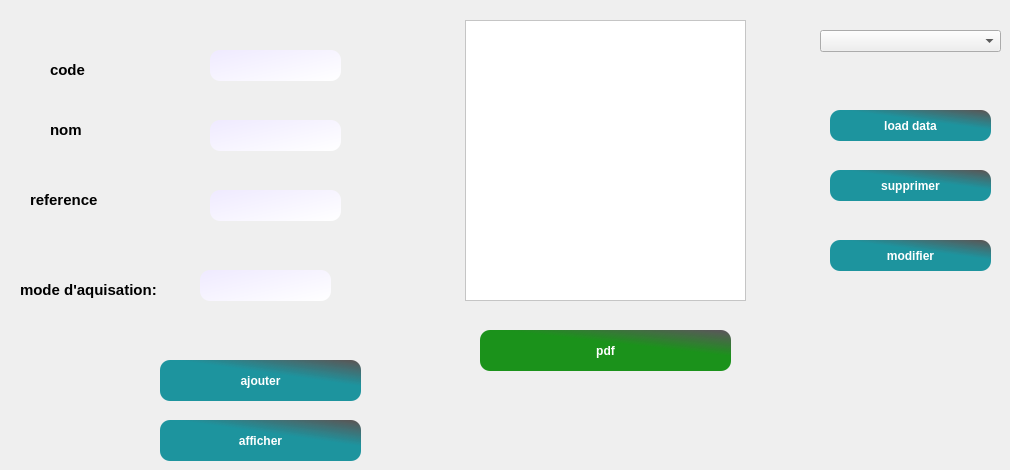
      <widget class="QWidget" name="tab_10">
       <attribute name="title">
        <string>machine</string>
       </attribute>
       <widget class="QLineEdit" name="hadilcode1_2">
        <property name="geometry">
         <rect>
          <x>210</x>
          <y>50</y>
          <width>131</width>
          <height>31</height>
         </rect>
        </property>
        <property name="styleSheet">
         <string notr="true">border-radius: 10px;
background-color: qlineargradient(spread:pad, x1:0, y1:0, x2:1, y2:1, stop:0 rgba(239, 234, 255, 255), stop:1 rgba(255, 255, 255, 255));
</string>
        </property>
       </widget>
       <widget class="QLineEdit" name="hadilnom">
        <property name="geometry">
         <rect>
          <x>210</x>
          <y>120</y>
          <width>131</width>
          <height>31</height>
         </rect>
        </property>
        <property name="styleSheet">
         <string notr="true">border-radius: 10px;
background-color: qlineargradient(spread:pad, x1:0, y1:0, x2:1, y2:1, stop:0 rgba(239, 234, 255, 255), stop:1 rgba(255, 255, 255, 255));
</string>
        </property>
       </widget>
       <widget class="QLineEdit" name="hadilmode">
        <property name="geometry">
         <rect>
          <x>200</x>
          <y>270</y>
          <width>131</width>
          <height>31</height>
         </rect>
        </property>
        <property name="styleSheet">
         <string notr="true">border-radius: 10px;
background-color: qlineargradient(spread:pad, x1:0, y1:0, x2:1, y2:1, stop:0 rgba(239, 234, 255, 255), stop:1 rgba(255, 255, 255, 255));
</string>
        </property>
       </widget>
       <widget class="QLabel" name="label_56">
        <property name="geometry">
         <rect>
          <x>50</x>
          <y>60</y>
          <width>47</width>
          <height>21</height>
         </rect>
        </property>
        <property name="font">
         <font>
          <family>Tahoma</family>
          <weight>75</weight>
          <bold>true</bold>
         </font>
        </property>
        <property name="text">
         <string>&lt;html&gt;&lt;head/&gt;&lt;body&gt;&lt;p&gt;&lt;span style=&quot; font-size:11pt;&quot;&gt;code&lt;/span&gt;&lt;/p&gt;&lt;/body&gt;&lt;/html&gt;</string>
        </property>
       </widget>
       <widget class="QLabel" name="label_57">
        <property name="geometry">
         <rect>
          <x>50</x>
          <y>120</y>
          <width>47</width>
          <height>21</height>
         </rect>
        </property>
        <property name="font">
         <font>
          <family>Tahoma</family>
          <weight>75</weight>
          <bold>true</bold>
         </font>
        </property>
        <property name="text">
         <string>&lt;html&gt;&lt;head/&gt;&lt;body&gt;&lt;p&gt;&lt;span style=&quot; font-size:11pt;&quot;&gt;nom&lt;/span&gt;&lt;/p&gt;&lt;/body&gt;&lt;/html&gt;</string>
        </property>
       </widget>
       <widget class="QLabel" name="label_58">
        <property name="geometry">
         <rect>
          <x>30</x>
          <y>190</y>
          <width>121</width>
          <height>20</height>
         </rect>
        </property>
        <property name="font">
         <font>
          <family>Tahoma</family>
          <weight>75</weight>
          <bold>true</bold>
         </font>
        </property>
        <property name="text">
         <string>&lt;html&gt;&lt;head/&gt;&lt;body&gt;&lt;p&gt;&lt;span style=&quot; font-size:11pt;&quot;&gt;reference&lt;/span&gt;&lt;/p&gt;&lt;/body&gt;&lt;/html&gt;</string>
        </property>
       </widget>
       <widget class="QLabel" name="label_59">
        <property name="geometry">
         <rect>
          <x>20</x>
          <y>270</y>
          <width>181</width>
          <height>41</height>
         </rect>
        </property>
        <property name="font">
         <font>
          <family>Tahoma</family>
          <weight>75</weight>
          <bold>true</bold>
         </font>
        </property>
        <property name="text">
         <string>&lt;html&gt;&lt;head/&gt;&lt;body&gt;&lt;p&gt;&lt;span style=&quot; font-size:11pt;&quot;&gt;mode d'aquisation:&lt;/span&gt;&lt;/p&gt;&lt;/body&gt;&lt;/html&gt;</string>
        </property>
       </widget>
       <widget class="QPushButton" name="hadilajouter">
        <property name="geometry">
         <rect>
          <x>160</x>
          <y>360</y>
          <width>201</width>
          <height>41</height>
         </rect>
        </property>
        <property name="font">
         <font>
          <family>Tahoma</family>
          <weight>75</weight>
          <bold>true</bold>
         </font>
        </property>
        <property name="styleSheet">
         <string notr="true">QPushButton
{
  
  border-radius: 10px;

background-color: qlineargradient(spread:pad, x1:0.613065, y1:0.511, x2:0.969, y2:0, stop:0.18593 rgba(2, 136, 148, 226), stop:0.959799 rgba(0, 0, 0, 161));
	
color:rgb(255, 255, 255);

}

QPushButton:hover,QPushButton:hover
{
    border: 4px solid QLinearGradient( x1: 2, y1: 2, x2: 2, y2: 3, stop: 0 #08E8DE , stop: 3 #d7801a);
}


</string>
        </property>
        <property name="text">
         <string>ajouter</string>
        </property>
       </widget>
       <widget class="QPushButton" name="hadilsupprimer">
        <property name="geometry">
         <rect>
          <x>830</x>
          <y>170</y>
          <width>161</width>
          <height>31</height>
         </rect>
        </property>
        <property name="font">
         <font>
          <family>Tahoma</family>
          <weight>75</weight>
          <bold>true</bold>
         </font>
        </property>
        <property name="styleSheet">
         <string notr="true">QPushButton
{
  
  border-radius: 10px;

background-color: qlineargradient(spread:pad, x1:0.613065, y1:0.511, x2:0.969, y2:0, stop:0.18593 rgba(2, 136, 148, 226), stop:0.959799 rgba(0, 0, 0, 161));
	
color:white;

}

QPushButton:hover,QPushButton:hover
{
    border: 4px solid QLinearGradient( x1: 2, y1: 2, x2: 2, y2: 3, stop: 0 #08E8DE , stop: 3 #d7801a);
}


</string>
        </property>
        <property name="text">
         <string>supprimer</string>
        </property>
       </widget>
       <widget class="QPushButton" name="hadilmodifier">
        <property name="geometry">
         <rect>
          <x>830</x>
          <y>240</y>
          <width>161</width>
          <height>31</height>
         </rect>
        </property>
        <property name="font">
         <font>
          <family>Tahoma</family>
          <weight>75</weight>
          <bold>true</bold>
         </font>
        </property>
        <property name="styleSheet">
         <string notr="true">QPushButton
{
  
  border-radius: 10px;

background-color: qlineargradient(spread:pad, x1:0.613065, y1:0.511, x2:0.969, y2:0, stop:0.18593 rgba(2, 136, 148, 226), stop:0.959799 rgba(0, 0, 0, 161));
	
color:rgb(255, 255, 255);

}

QPushButton:hover,QPushButton:hover
{
    border: 4px solid QLinearGradient( x1: 2, y1: 2, x2: 2, y2: 3, stop: 0 #08E8DE , stop: 3 #d7801a);
}


</string>
        </property>
        <property name="text">
         <string>modifier</string>
        </property>
       </widget>
       <widget class="QTableView" name="hadiltab">
        <property name="geometry">
         <rect>
          <x>465</x>
          <y>20</y>
          <width>281</width>
          <height>281</height>
         </rect>
        </property>
        <property name="styleSheet">
         <string notr="true">QTableView{
background:white;

}</string>
        </property>
       </widget>
       <widget class="QPushButton" name="hadil_12">
        <property name="geometry">
         <rect>
          <x>480</x>
          <y>330</y>
          <width>251</width>
          <height>41</height>
         </rect>
        </property>
        <property name="font">
         <font>
          <family>Tahoma</family>
          <weight>75</weight>
          <bold>true</bold>
         </font>
        </property>
        <property name="styleSheet">
         <string notr="true">
QPushButton
{
  
  border-radius: 10px;


background-color: qlineargradient(spread:pad, x1:0.613065, y1:0.511, x2:0.969, y2:0, stop:0.18593 rgba(0, 134, 0, 226), stop:0.959799 rgba(0, 0, 0, 161));



color: rgb(255, 255, 255);

}

QPushButton:hover,QPushButton:hover
{
    border: 5px solid QLinearGradient( x1: 2, y1: 2, x2: 2, y2: 3, stop: 0 #CCFF00 , stop: 3 #d7801a);
}



</string>
        </property>
        <property name="text">
         <string>pdf</string>
        </property>
       </widget>
       <widget class="QComboBox" name="comboBox">
        <property name="geometry">
         <rect>
          <x>820</x>
          <y>30</y>
          <width>181</width>
          <height>22</height>
         </rect>
        </property>
       </widget>
       <widget class="QLineEdit" name="hadilreference">
        <property name="geometry">
         <rect>
          <x>210</x>
          <y>190</y>
          <width>131</width>
          <height>31</height>
         </rect>
        </property>
        <property name="styleSheet">
         <string notr="true">border-radius: 10px;
background-color: qlineargradient(spread:pad, x1:0, y1:0, x2:1, y2:1, stop:0 rgba(239, 234, 255, 255), stop:1 rgba(255, 255, 255, 255));
</string>
        </property>
       </widget>
       <widget class="QPushButton" name="hadil_14">
        <property name="geometry">
         <rect>
          <x>830</x>
          <y>110</y>
          <width>161</width>
          <height>31</height>
         </rect>
        </property>
        <property name="font">
         <font>
          <family>Tahoma</family>
          <weight>75</weight>
          <bold>true</bold>
         </font>
        </property>
        <property name="styleSheet">
         <string notr="true">QPushButton
{
  
  border-radius: 10px;

background-color: qlineargradient(spread:pad, x1:0.613065, y1:0.511, x2:0.969, y2:0, stop:0.18593 rgba(2, 136, 148, 226), stop:0.959799 rgba(0, 0, 0, 161));
	
color:rgb(255, 255, 255);

}

QPushButton:hover,QPushButton:hover
{
    border: 4px solid QLinearGradient( x1: 2, y1: 2, x2: 2, y2: 3, stop: 0 #08E8DE , stop: 3 #d7801a);
}


</string>
        </property>
        <property name="text">
         <string>load data</string>
        </property>
       </widget>
       <widget class="QPushButton" name="hadilafficher">
        <property name="geometry">
         <rect>
          <x>160</x>
          <y>420</y>
          <width>201</width>
          <height>41</height>
         </rect>
        </property>
        <property name="font">
         <font>
          <family>Tahoma</family>
          <weight>75</weight>
          <bold>true</bold>
         </font>
        </property>
        <property name="styleSheet">
         <string notr="true">QPushButton
{
  
  border-radius: 10px;

background-color: qlineargradient(spread:pad, x1:0.613065, y1:0.511, x2:0.969, y2:0, stop:0.18593 rgba(2, 136, 148, 226), stop:0.959799 rgba(0, 0, 0, 161));
	
color:rgb(255, 255, 255);

}

QPushButton:hover,QPushButton:hover
{
    border: 4px solid QLinearGradient( x1: 2, y1: 2, x2: 2, y2: 3, stop: 0 #08E8DE , stop: 3 #d7801a);
}



</string>
        </property>
        <property name="text">
         <string>afficher</string>
        </property>
       </widget>
      </widget>
